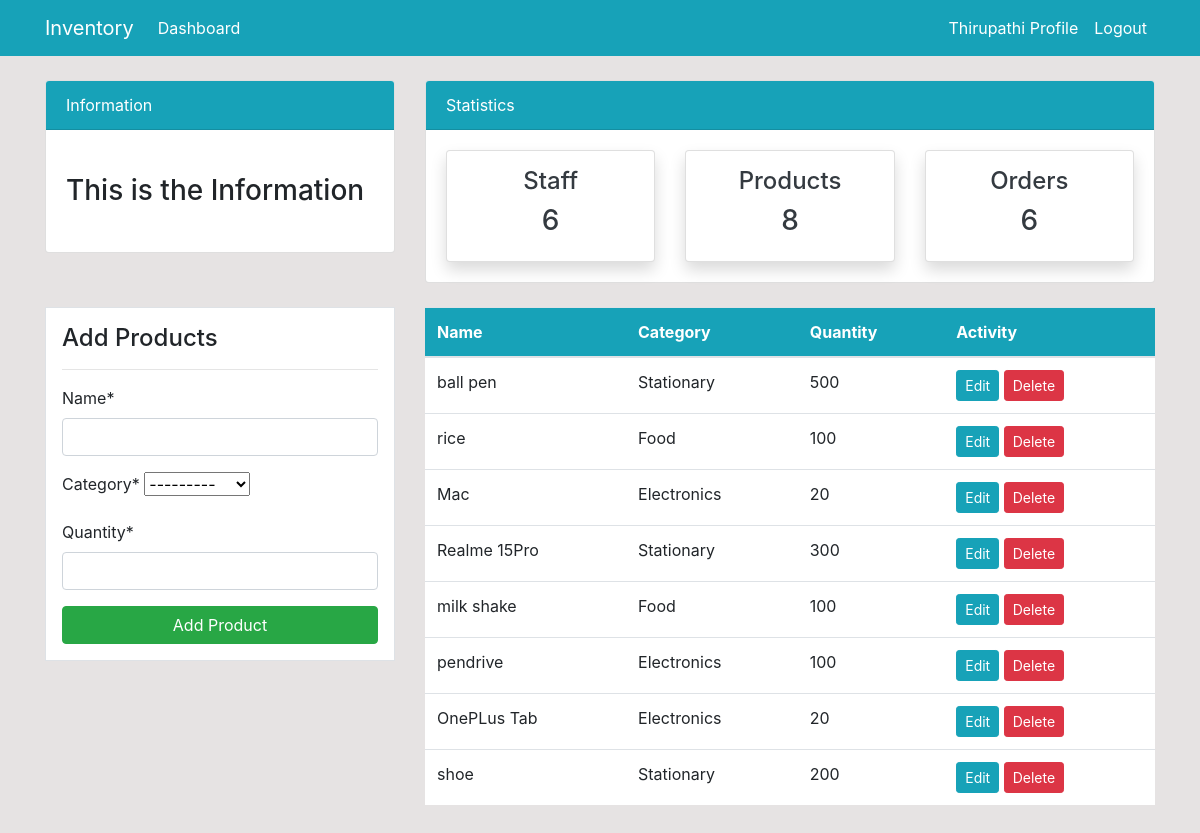
The app's page /product/ (signed in) with its own data.
### inventory/models.py (models this page shows, shortened)
class Product(models.Model):
    name = models.CharField(max_length=100, null=True)
    category = models.CharField(max_length=20, choices= CATEGORY,null=True)
    quantity = models.PositiveIntegerField(null=True)
    class Meta:
        verbose_name_plural = 'Product'

### inventory/views.py (the view)
# urls.py: path('product/',views.product, name='inventory-product'),
@login_required
def product(request):
    items = Product.objects.all()
    products_count = items.count()
    workers_count = User.objects.all().count()
    orders_count = Order.objects.all().count()
    if request.method == 'POST':
        form = ProductForm(request.POST)
        if form.is_valid():
            form.save()
            product_name = form.cleaned_data.get('name')
            messages.success(request,f'{product_name} has been added')
            return redirect('inventory-product')
    else:
        form = ProductForm()
    context = {
        'items' : items,
        'form' : form,
        'workers_count':workers_count,
        'products_count':products_count,
        'orders_count':orders_count,
    }
    return render(request,'inventory/product.html',context)

### inventory/forms.py
class ProductForm(forms.ModelForm):
    class Meta:
        model= Product
        fields = ['name','category','quantity']

### templates/inventory/product.html (shortened to what this page needs)
{% extends "partials/base.html" %}
{% load crispy_forms_tags %}
{% block content %}
{% include 'partials/topnav.html' %}
<div class="container">
    <div class="row my-4">
        <div class="col-md-4">
            <div class="border bg-white p-3">
                <h4>Add Products</h4>
                <hr>
                <form method = 'POST'>
                    {{form|crispy}}
                    <input class="btn btn-success btn-block" type="submit" value="Add Product">
                </form>
            </div>
        </div>
        <div class="col-md-8">
            <table class="table bg-white">
                <thead class="bg-info">
                    <tr class="text-white">
                        <th scope="col">Name</th>
                        <th scope="col">Category</th>
                        <th scope="col">Quantity</th>
                        <th scope="col">Activity</th>
                    </tr>
                </thead>
                <tbody>
                    {% for item in items %}
                    <tr>
                        <td>{{item.name}}</td>
                        <td>{{item.category}}</td>
                        <td>{{item.quantity}}</td>
                        <td>
                            <a class="btn btn-info btn-sm" href="{% url "inventory-product-update" item.id %}">Edit</a>
                            <a class="btn btn-danger btn-sm" href="{% url "inventory-product-delete" item.id %}">Delete</a>
                        </td>
                    </tr>
                    {% endfor %}
                </tbody>
            </table>
        </div>
    </div>
</div>
{% endblock content %}

### templates/partials/nav.html (shortened to what this page needs)
<nav class="navbar navbar-expand-lg navbar-info bg-info">
    <div class="container">
        {% if user.is_authenticated %}
            <a class="navbar-brand text-white" href="{% url 'inventory-index' %}">Inventory</a>
            <div class="collapse navbar-collapse" id="navbarSupportedContent">
                <ul class="navbar-nav mr-auto">
                    <li class="nav-item active">
                        <a class="nav-link text-white" href="{% url 'inventory-index' %}">Dashboard </a>
                    </li>
                </ul>
                <ul class="navbar-nav ml-auto">
                    <li class="nav-item active">
                        <a class="nav-link text-white" href={% url "user-profile" %}>{{user.username}} Profile
                    </li>
                    <li class="nav-item">
                        <a class="nav-link text-white" href="{% url 'user-logout' %}">Logout</a>
                    </li>
                </ul>
            {% endif %}
        </div>
    </div>
</nav>

### static/style.css (style rules this page uses)
body { background: rgb(230, 227, 227); }

### records on screen
Product: name "ball pen", category "Stationary", quantity "500"
Product: name "rice", category "Food", quantity "100"
Product: name "Mac", category "Electronics", quantity "20"
Product: name "Realme 15Pro", category "Stationary", quantity "300"
Product: name "milk shake", category "Food", quantity "100"
Product: name "pendrive", category "Electronics", quantity "100"
Product: name "OnePLus Tab", category "Electronics", quantity "20"
Product: name "shoe", category "Stationary", quantity "200"

### other values on screen
{{ user.username }} "Thirupathi"
{{ workers_count }} "6"
{{ products_count }} "8"
{{ orders_count }} "6"
